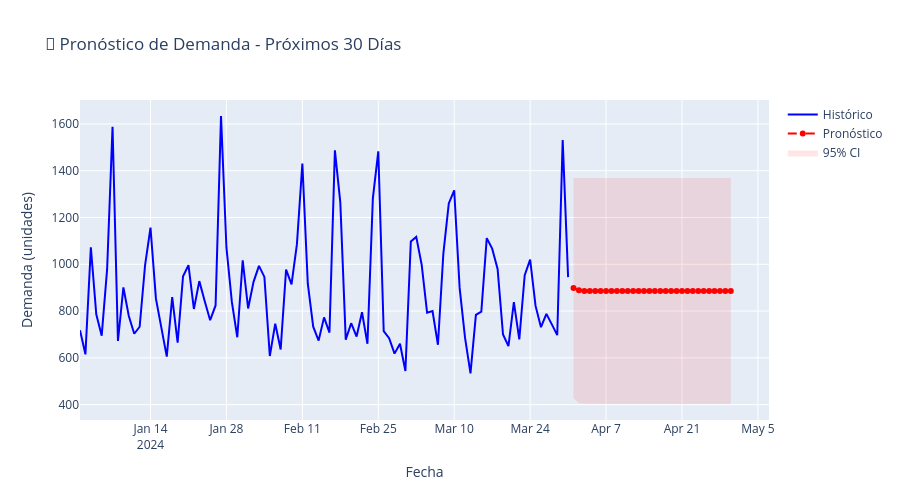

Notebook code for this chart:
### Markdown cell above
---

## 🔮 Paso 8: Pronóstico futuro (30 días adelante)

**Técnica:** Re-entrenar modelo con todos los datos disponibles y proyectar

**Output:** Tabla con pronóstico + IC 95% para próximos 30 días

### Code cell
# Re-entrenar con todos los datos
final_model = ARIMA(daily_demand, order=(1, 1, 1))
final_fit = final_model.fit()

# Forecast 30 días adelante
future_forecast = final_fit.get_forecast(steps=30)
future_pred = future_forecast.predicted_mean
future_conf = future_forecast.conf_int()

# Crear índice de fechas futuras
last_date = daily_demand.index[-1]
future_dates = pd.date_range(start=last_date + pd.Timedelta(days=1), periods=30)

# Visualizar
fig = go.Figure()
fig.add_trace(go.Scatter(x=daily_demand.index, y=daily_demand.values, 
                         mode='lines', name='Histórico', line=dict(color='blue')))
fig.add_trace(go.Scatter(x=future_dates, y=future_pred.values, 
                         mode='lines+markers', name='Pronóstico', 
                         line=dict(color='red', dash='dash', width=2)))

# IC
fig.add_trace(go.Scatter(
    x=future_dates.tolist() + future_dates.tolist()[::-1],
    y=future_conf.iloc[:, 0].tolist() + future_conf.iloc[:, 1].tolist()[::-1],
    fill='toself',
    fillcolor='rgba(255,0,0,0.1)',
    line=dict(color='rgba(255,255,255,0)'),
    name='95% CI'
))

fig.update_layout(
    title="🔮 Pronóstico de Demanda - Próximos 30 Días",
    xaxis_title="Fecha",
    yaxis_title="Demanda (unidades)",
    height=500
)
fig.show()

# Tabla de pronósticos
forecast_df = pd.DataFrame({
    'Fecha': future_dates,
    'Pronóstico': future_pred.values.round(0).astype(int),
    'Lower_95%': future_conf.iloc[:, 0].values.round(0).astype(int),
    'Upper_95%': future_conf.iloc[:, 1].values.round(0).astype(int)
})

print("\n📋 Pronóstico próximos 30 días:")
display(forecast_df.head(15))
